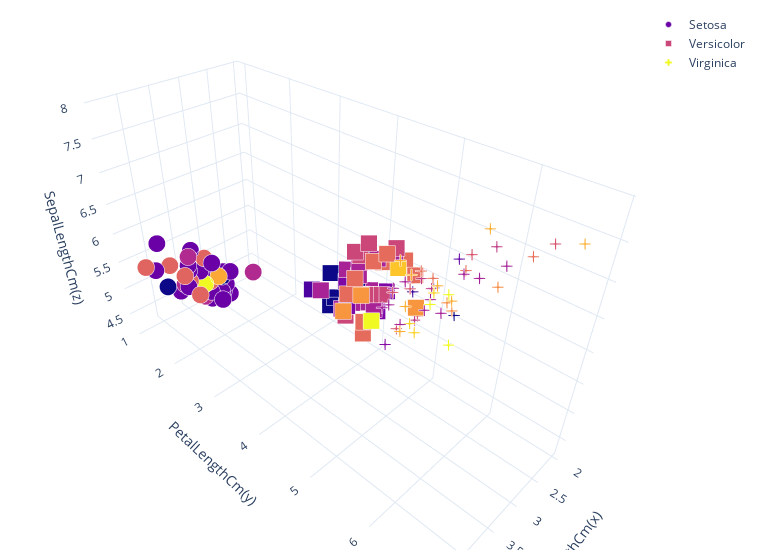

Here is the notebook cell this chart was saved with:
### Markdown cell above
### 3D Scatter Plot using Plotly for more interactive

### Code cell
# 3D scatterplot1
setosa = df[df['Species'] == 'Iris-setosa']
versicolor = df[df['Species'] == 'Iris-versicolor']
virginica = df[df['Species'] == 'Iris-virginica']

trace1 = go.Scatter3d(
                      x = setosa.SepalWidthCm,
                      y = setosa.PetalLengthCm,
                      z = setosa.SepalLengthCm,
                      mode = "markers",
                      name = "Setosa",
                      marker = dict(
                           size = 6,
                           color = setosa.PetalWidthCm,
                           symbol = "circle",line = dict(color = "rgb(255,255,255)", width = 0.5)
                      )
)
trace2 = go.Scatter3d(
                      x = versicolor.SepalWidthCm,
                      y = versicolor.PetalLengthCm,
                      z = versicolor.SepalLengthCm,
                      mode = "markers",
                      name = "Versicolor",
                      marker = dict(
                           size = 6,
                           color = versicolor.PetalWidthCm,
                           symbol = "square",line = dict(color = "rgb(255,255,255)", width = 0.5)
                      )
)
trace3 = go.Scatter3d(
                      x = virginica.SepalWidthCm,
                      y = virginica.PetalLengthCm,
                      z = virginica.SepalLengthCm,
                      mode = "markers",
                      name = "Virginica",
                      marker = dict(
                           size = 6,
                           color = virginica.PetalWidthCm, 
                           symbol = "cross",line = dict(color = "rgb(255,255,255)", width = 0.5)
                      )
)

combine = [trace1,trace2,trace3]
layout = go.Layout(
    scene = dict(
    xaxis =dict(
        title = "SepalWidthCm(x)"),
    yaxis =dict(
        title ="PetalLengthCm(y)"),
    zaxis =dict(
        title = "SepalLengthCm(z)"),),
    width = 760,
    margin = dict(l = 10,r = 10,b = 10,t = 10 ),
template="plotly_white")
    
fig = go.Figure(data = combine, layout = layout)

iplot(fig)

### Figure 1 — Plotly figure (JSON) as saved in the notebook; plotly's stock layout.template omitted (floating-point values rounded to 4 significant figures)
{"data": [{"marker": {"color": [0.2, 0.2, 0.2, 0.2, 0.2, 0.4, 0.3, 0.2, 0.2, 0.1, 0.2, 0.2, 0.1, 0.1, 0.2, 0.4, 0.4, 0.3, 0.3, 0.3, 0.2, 0.4, 0.2, 0.5, 0.2, 0.2, 0.4, 0.2, 0.2, 0.2, 0.2, 0.4, 0.1, 0.2, 0.1, 0.2, 0.2, 0.1, 0.2, 0.2, 0.3, 0.3, 0.2, 0.6, 0.4, 0.3, 0.2, 0.2, 0.2, 0.2], "line": {"color": "rgb(255,255,255)", "width": 0.5}, "size": 6, "symbol": "circle"}, "mode": "markers", "name": "Setosa", "type": "scatter3d", "x": [3.5, 3, 3.2, 3.1, 3.6, 3.9, 3.4, 3.4, 2.9, 3.1, 3.7, 3.4, 3, 3, 4, 4.4, 3.9, 3.5, 3.8, 3.8, 3.4, 3.7, 3.6, 3.3, 3.4, 3, 3.4, 3.5, 3.4, 3.2, 3.1, 3.4, 4.1, 4.2, 3.1, 3.2, 3.5, 3.1, 3, 3.4, 3.5, 2.3, 3.2, 3.5, 3.8, 3, 3.8, 3.2, 3.7, 3.3], "y": [1.4, 1.4, 1.3, 1.5, 1.4, 1.7, 1.4, 1.5, 1.4, 1.5, 1.5, 1.6, 1.4, 1.1, 1.2, 1.5, 1.3, 1.4, 1.7, 1.5, 1.7, 1.5, 1, 1.7, 1.9, 1.6, 1.6, 1.5, 1.4, 1.6, 1.6, 1.5, 1.5, 1.4, 1.5, 1.2, 1.3, 1.5, 1.3, 1.5, 1.3, 1.3, 1.3, 1.6, 1.9, 1.4, 1.6, 1.4, 1.5, 1.4], "z": [5.1, 4.9, 4.7, 4.6, 5, 5.4, 4.6, 5, 4.4, 4.9, 5.4, 4.8, 4.8, 4.3, 5.8, 5.7, 5.4, 5.1, 5.7, 5.1, 5.4, 5.1, 4.6, 5.1, 4.8, 5, 5, 5.2, 5.2, 4.7, 4.8, 5.4, 5.2, 5.5, 4.9, 5, 5.5, 4.9, 4.4, 5.1, 5, 4.5, 4.4, 5, 5.1, 4.8, 5.1, 4.6, 5.3, 5]}, {"marker": {"color": [1.4, 1.5, 1.5, 1.3, 1.5, 1.3, 1.6, 1, 1.3, 1.4, 1, 1.5, 1, 1.4, 1.3, 1.4, 1.5, 1, 1.5, 1.1, 1.8, 1.3, 1.5, 1.2, 1.3, 1.4, 1.4, 1.7, 1.5, 1, 1.1, 1, 1.2, 1.6, 1.5, 1.6, 1.5, 1.3, 1.3, 1.3, 1.2, 1.4, 1.2, 1, 1.3, 1.2, 1.3, 1.3, 1.1, 1.3], "line": {"color": "rgb(255,255,255)", "width": 0.5}, "size": 6, "symbol": "square"}, "mode": "markers", "name": "Versicolor", "type": "scatter3d", "x": [3.2, 3.2, 3.1, 2.3, 2.8, 2.8, 3.3, 2.4, 2.9, 2.7, 2, 3, 2.2, 2.9, 2.9, 3.1, 3, 2.7, 2.2, 2.5, 3.2, 2.8, 2.5, 2.8, 2.9, 3, 2.8, 3, 2.9, 2.6, 2.4, 2.4, 2.7, 2.7, 3, 3.4, 3.1, 2.3, 3, 2.5, 2.6, 3, 2.6, 2.3, 2.7, 3, 2.9, 2.9, 2.5, 2.8], "y": [4.7, 4.5, 4.9, 4, 4.6, 4.5, 4.7, 3.3, 4.6, 3.9, 3.5, 4.2, 4, 4.7, 3.6, 4.4, 4.5, 4.1, 4.5, 3.9, 4.8, 4, 4.9, 4.7, 4.3, 4.4, 4.8, 5, 4.5, 3.5, 3.8, 3.7, 3.9, 5.1, 4.5, 4.5, 4.7, 4.4, 4.1, 4, 4.4, 4.6, 4, 3.3, 4.2, 4.2, 4.2, 4.3, 3, 4.1], "z": [7, 6.4, 6.9, 5.5, 6.5, 5.7, 6.3, 4.9, 6.6, 5.2, 5, 5.9, 6, 6.1, 5.6, 6.7, 5.6, 5.8, 6.2, 5.6, 5.9, 6.1, 6.3, 6.1, 6.4, 6.6, 6.8, 6.7, 6, 5.7, 5.5, 5.5, 5.8, 6, 5.4, 6, 6.7, 6.3, 5.6, 5.5, 5.5, 6.1, 5.8, 5, 5.6, 5.7, 5.7, 6.2, 5.1, 5.7]}, {"marker": {"color": [2.5, 1.9, 2.1, 1.8, 2.2, 2.1, 1.7, 1.8, 1.8, 2.5, 2, 1.9, 2.1, 2, 2.4, 2.3, 1.8, 2.2, 2.3, 1.5, 2.3, 2, 2, 1.8, 2.1, 1.8, 1.8, 1.8, 2.1, 1.6, 1.9, 2, 2.2, 1.5, 1.4, 2.3, 2.4, 1.8, 1.8, 2.1, 2.4, 2.3, 1.9, 2.3, 2.5, 2.3, 1.9, 2, 2.3, 1.8], "line": {"color": "rgb(255,255,255)", "width": 0.5}, "size": 6, "symbol": "cross"}, "mode": "markers", "name": "Virginica", "type": "scatter3d", "x": [3.3, 2.7, 3, 2.9, 3, 3, 2.5, 2.9, 2.5, 3.6, 3.2, 2.7, 3, 2.5, 2.8, 3.2, 3, 3.8, 2.6, 2.2, 3.2, 2.8, 2.8, 2.7, 3.3, 3.2, 2.8, 3, 2.8, 3, 2.8, 3.8, 2.8, 2.8, 2.6, 3, 3.4, 3.1, 3, 3.1, 3.1, 3.1, 2.7, 3.2, 3.3, 3, 2.5, 3, 3.4, 3], "y": [6, 5.1, 5.9, 5.6, 5.8, 6.6, 4.5, 6.3, 5.8, 6.1, 5.1, 5.3, 5.5, 5, 5.1, 5.3, 5.5, 6.7, 6.9, 5, 5.7, 4.9, 6.7, 4.9, 5.7, 6, 4.8, 4.9, 5.6, 5.8, 6.1, 6.4, 5.6, 5.1, 5.6, 6.1, 5.6, 5.5, 4.8, 5.4, 5.6, 5.1, 5.1, 5.9, 5.7, 5.2, 5, 5.2, 5.4, 5.1], "z": [6.3, 5.8, 7.1, 6.3, 6.5, 7.6, 4.9, 7.3, 6.7, 7.2, 6.5, 6.4, 6.8, 5.7, 5.8, 6.4, 6.5, 7.7, 7.7, 6, 6.9, 5.6, 7.7, 6.3, 6.7, 7.2, 6.2, 6.1, 6.4, 7.2, 7.4, 7.9, 6.4, 6.3, 6.1, 7.7, 6.3, 6.4, 6, 6.9, 6.7, 6.9, 5.8, 6.8, 6.7, 6.7, 6.3, 6.5, 6.2, 5.9]}], "layout": {"margin": {"b": 10, "l": 10, "r": 10, "t": 10}, "scene": {"xaxis": {"title": {"text": "SepalWidthCm(x)"}}, "yaxis": {"title": {"text": "PetalLengthCm(y)"}}, "zaxis": {"title": {"text": "SepalLengthCm(z)"}}}, "width": 760}}
